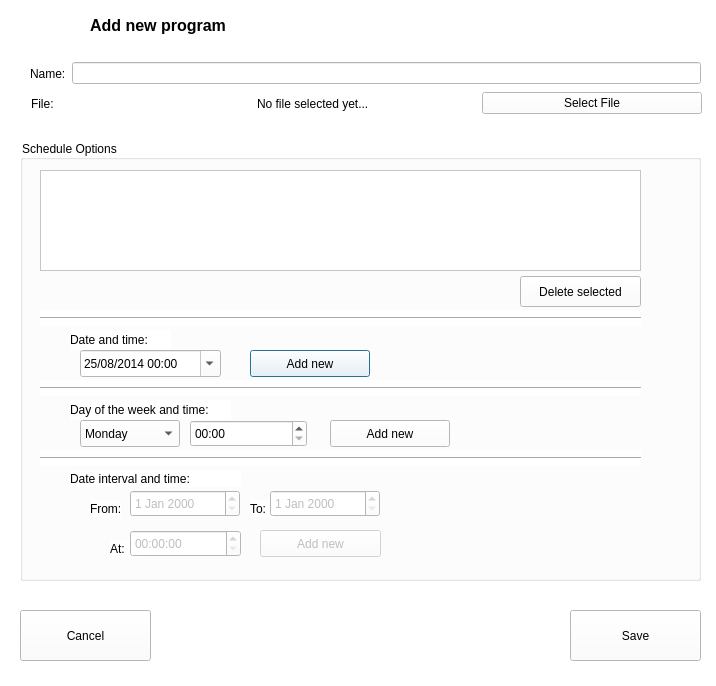
<?xml version="1.0" encoding="UTF-8"?>
<ui version="4.0">
 <class>add_program</class>
 <widget class="QDialog" name="add_program">
  <property name="geometry">
   <rect>
    <x>0</x>
    <y>0</y>
    <width>716</width>
    <height>686</height>
   </rect>
  </property>
  <property name="windowTitle">
   <string>Dialog</string>
  </property>
  <property name="windowIcon">
   <iconset resource="resources.qrc">
    <normaloff>:/48x48.png</normaloff>:/48x48.png</iconset>
  </property>
  <property name="styleSheet">
   <string notr="true">background-color: rgb(255, 255, 255);</string>
  </property>
  <widget class="QGroupBox" name="schedules">
   <property name="enabled">
    <bool>true</bool>
   </property>
   <property name="geometry">
    <rect>
     <x>20</x>
     <y>140</y>
     <width>681</width>
     <height>441</height>
    </rect>
   </property>
   <property name="title">
    <string>Schedule Options</string>
   </property>
   <widget class="QDateTimeEdit" name="dateTimeEdit">
    <property name="geometry">
     <rect>
      <x>60</x>
      <y>210</y>
      <width>141</width>
      <height>27</height>
     </rect>
    </property>
    <property name="dateTime">
     <datetime>
      <hour>0</hour>
      <minute>0</minute>
      <second>0</second>
      <year>2014</year>
      <month>8</month>
      <day>25</day>
     </datetime>
    </property>
    <property name="minimumDateTime">
     <datetime>
      <hour>13</hour>
      <minute>0</minute>
      <second>0</second>
      <year>1814</year>
      <month>8</month>
      <day>25</day>
     </datetime>
    </property>
    <property name="minimumDate">
     <date>
      <year>1814</year>
      <month>8</month>
      <day>25</day>
     </date>
    </property>
    <property name="minimumTime">
     <time>
      <hour>13</hour>
      <minute>0</minute>
      <second>0</second>
     </time>
    </property>
    <property name="displayFormat">
     <string>dd/MM/yyyy hh:mm</string>
    </property>
    <property name="calendarPopup">
     <bool>true</bool>
    </property>
   </widget>
   <widget class="QPushButton" name="pushButton_4">
    <property name="geometry">
     <rect>
      <x>230</x>
      <y>210</y>
      <width>120</width>
      <height>27</height>
     </rect>
    </property>
    <property name="text">
     <string>Add new</string>
    </property>
   </widget>
   <widget class="QPushButton" name="pushButton_5">
    <property name="geometry">
     <rect>
      <x>500</x>
      <y>136</y>
      <width>121</width>
      <height>31</height>
     </rect>
    </property>
    <property name="text">
     <string>Delete selected</string>
    </property>
   </widget>
   <widget class="QLabel" name="label_5">
    <property name="geometry">
     <rect>
      <x>50</x>
      <y>190</y>
      <width>101</width>
      <height>20</height>
     </rect>
    </property>
    <property name="text">
     <string>Date and time:</string>
    </property>
   </widget>
   <widget class="QLabel" name="label_6">
    <property name="geometry">
     <rect>
      <x>50</x>
      <y>260</y>
      <width>161</width>
      <height>20</height>
     </rect>
    </property>
    <property name="text">
     <string>Day of the week and time:</string>
    </property>
   </widget>
   <widget class="Line" name="line">
    <property name="geometry">
     <rect>
      <x>20</x>
      <y>170</y>
      <width>601</width>
      <height>16</height>
     </rect>
    </property>
    <property name="orientation">
     <enum>Qt::Horizontal</enum>
    </property>
   </widget>
   <widget class="Line" name="line_2">
    <property name="geometry">
     <rect>
      <x>20</x>
      <y>240</y>
      <width>601</width>
      <height>16</height>
     </rect>
    </property>
    <property name="orientation">
     <enum>Qt::Horizontal</enum>
    </property>
   </widget>
   <widget class="QComboBox" name="cbox_dayOfTheWeek">
    <property name="enabled">
     <bool>true</bool>
    </property>
    <property name="geometry">
     <rect>
      <x>60</x>
      <y>280</y>
      <width>100</width>
      <height>27</height>
     </rect>
    </property>
    <property name="styleSheet">
     <string notr="true">selection-color: rgb(87, 118, 255);</string>
    </property>
    <item>
     <property name="text">
      <string>Monday</string>
     </property>
    </item>
    <item>
     <property name="text">
      <string>Tuesday</string>
     </property>
    </item>
    <item>
     <property name="text">
      <string>Wednesday</string>
     </property>
    </item>
    <item>
     <property name="text">
      <string>Thursday</string>
     </property>
    </item>
    <item>
     <property name="text">
      <string>Friday</string>
     </property>
    </item>
    <item>
     <property name="text">
      <string>Saturday</string>
     </property>
    </item>
    <item>
     <property name="text">
      <string>Sunday</string>
     </property>
    </item>
   </widget>
   <widget class="QTimeEdit" name="hourMinute">
    <property name="enabled">
     <bool>true</bool>
    </property>
    <property name="geometry">
     <rect>
      <x>170</x>
      <y>280</y>
      <width>117</width>
      <height>27</height>
     </rect>
    </property>
    <property name="locale">
     <locale language="English" country="UnitedStates"/>
    </property>
    <property name="displayFormat">
     <string>hh:mm</string>
    </property>
    <property name="timeSpec">
     <enum>Qt::LocalTime</enum>
    </property>
   </widget>
   <widget class="QPushButton" name="pushButton_6">
    <property name="enabled">
     <bool>true</bool>
    </property>
    <property name="geometry">
     <rect>
      <x>310</x>
      <y>280</y>
      <width>120</width>
      <height>27</height>
     </rect>
    </property>
    <property name="text">
     <string>Add new</string>
    </property>
   </widget>
   <widget class="Line" name="line_3">
    <property name="geometry">
     <rect>
      <x>20</x>
      <y>310</y>
      <width>601</width>
      <height>16</height>
     </rect>
    </property>
    <property name="orientation">
     <enum>Qt::Horizontal</enum>
    </property>
   </widget>
   <widget class="QLabel" name="label_7">
    <property name="geometry">
     <rect>
      <x>50</x>
      <y>330</y>
      <width>171</width>
      <height>17</height>
     </rect>
    </property>
    <property name="text">
     <string>Date interval and time:</string>
    </property>
   </widget>
   <widget class="QDateEdit" name="dateEdit">
    <property name="enabled">
     <bool>false</bool>
    </property>
    <property name="geometry">
     <rect>
      <x>110</x>
      <y>350</y>
      <width>110</width>
      <height>27</height>
     </rect>
    </property>
   </widget>
   <widget class="QLabel" name="label_8">
    <property name="geometry">
     <rect>
      <x>70</x>
      <y>360</y>
      <width>31</width>
      <height>17</height>
     </rect>
    </property>
    <property name="text">
     <string>From:</string>
    </property>
   </widget>
   <widget class="QLabel" name="label_9">
    <property name="geometry">
     <rect>
      <x>230</x>
      <y>360</y>
      <width>21</width>
      <height>17</height>
     </rect>
    </property>
    <property name="text">
     <string>To:</string>
    </property>
   </widget>
   <widget class="QDateEdit" name="dateEdit_2">
    <property name="enabled">
     <bool>false</bool>
    </property>
    <property name="geometry">
     <rect>
      <x>250</x>
      <y>350</y>
      <width>110</width>
      <height>27</height>
     </rect>
    </property>
   </widget>
   <widget class="QLabel" name="label_10">
    <property name="geometry">
     <rect>
      <x>90</x>
      <y>400</y>
      <width>31</width>
      <height>17</height>
     </rect>
    </property>
    <property name="text">
     <string>At:</string>
    </property>
   </widget>
   <widget class="QTimeEdit" name="timeEdit_2">
    <property name="enabled">
     <bool>false</bool>
    </property>
    <property name="geometry">
     <rect>
      <x>110</x>
      <y>390</y>
      <width>111</width>
      <height>27</height>
     </rect>
    </property>
   </widget>
   <widget class="QPushButton" name="pushButton_7">
    <property name="enabled">
     <bool>false</bool>
    </property>
    <property name="geometry">
     <rect>
      <x>240</x>
      <y>390</y>
      <width>121</width>
      <height>27</height>
     </rect>
    </property>
    <property name="text">
     <string>Add new</string>
    </property>
   </widget>
   <widget class="QListWidget" name="listWidget">
    <property name="geometry">
     <rect>
      <x>20</x>
      <y>30</y>
      <width>601</width>
      <height>101</height>
     </rect>
    </property>
   </widget>
  </widget>
  <widget class="QWidget" name="layoutWidget">
   <property name="geometry">
    <rect>
     <x>30</x>
     <y>60</y>
     <width>671</width>
     <height>27</height>
    </rect>
   </property>
   <layout class="QHBoxLayout" name="horizontalLayout">
    <item>
     <widget class="QLabel" name="label_3">
      <property name="text">
       <string>Name:</string>
      </property>
     </widget>
    </item>
    <item>
     <widget class="QLineEdit" name="txt_name"/>
    </item>
   </layout>
  </widget>
  <widget class="QLabel" name="label">
   <property name="geometry">
    <rect>
     <x>90</x>
     <y>10</y>
     <width>601</width>
     <height>31</height>
    </rect>
   </property>
   <property name="font">
    <font>
     <pointsize>12</pointsize>
     <weight>75</weight>
     <bold>true</bold>
    </font>
   </property>
   <property name="text">
    <string>Add new program</string>
   </property>
  </widget>
  <widget class="QPushButton" name="pushButton_2">
   <property name="geometry">
    <rect>
     <x>20</x>
     <y>610</y>
     <width>131</width>
     <height>51</height>
    </rect>
   </property>
   <property name="text">
    <string>Cancel</string>
   </property>
  </widget>
  <widget class="QPushButton" name="pushButton">
   <property name="geometry">
    <rect>
     <x>570</x>
     <y>610</y>
     <width>131</width>
     <height>51</height>
    </rect>
   </property>
   <property name="text">
    <string>Save</string>
   </property>
  </widget>
  <widget class="QLabel" name="label_2">
   <property name="geometry">
    <rect>
     <x>30</x>
     <y>0</y>
     <width>41</width>
     <height>41</height>
    </rect>
   </property>
   <property name="text">
    <string/>
   </property>
   <property name="pixmap">
    <pixmap resource="resources.qrc">:/icons/add-event-icon.png</pixmap>
   </property>
   <property name="scaledContents">
    <bool>true</bool>
   </property>
  </widget>
  <widget class="QWidget" name="layoutWidget">
   <property name="geometry">
    <rect>
     <x>31</x>
     <y>90</y>
     <width>671</width>
     <height>27</height>
    </rect>
   </property>
   <layout class="QHBoxLayout" name="horizontalLayout_2">
    <item>
     <widget class="QLabel" name="label_4">
      <property name="text">
       <string>File:</string>
      </property>
     </widget>
    </item>
    <item>
     <widget class="QLabel" name="txt_selected_file">
      <property name="text">
       <string>No file selected yet...</string>
      </property>
     </widget>
    </item>
    <item>
     <widget class="QPushButton" name="pushButton_3">
      <property name="text">
       <string>Select File</string>
      </property>
     </widget>
    </item>
   </layout>
  </widget>
 </widget>
 <resources>
  <include location="resources.qrc"/>
 </resources>
 <connections/>
</ui>
